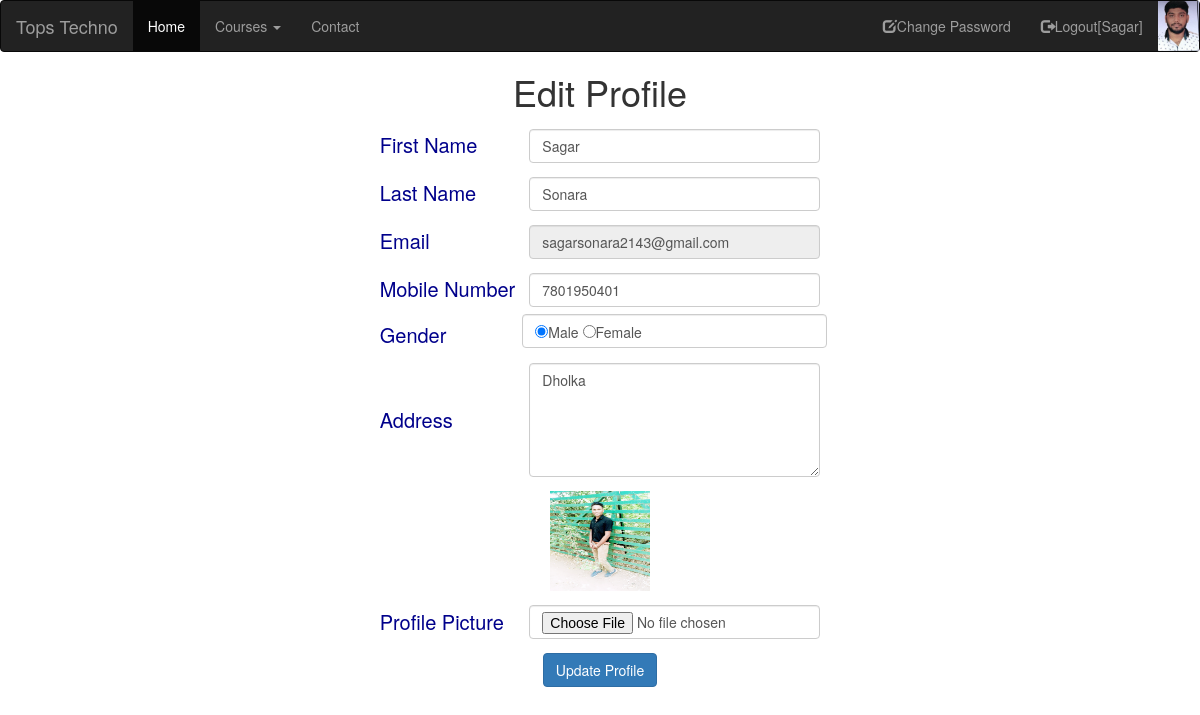
The app's page /profile (signed in), older data.
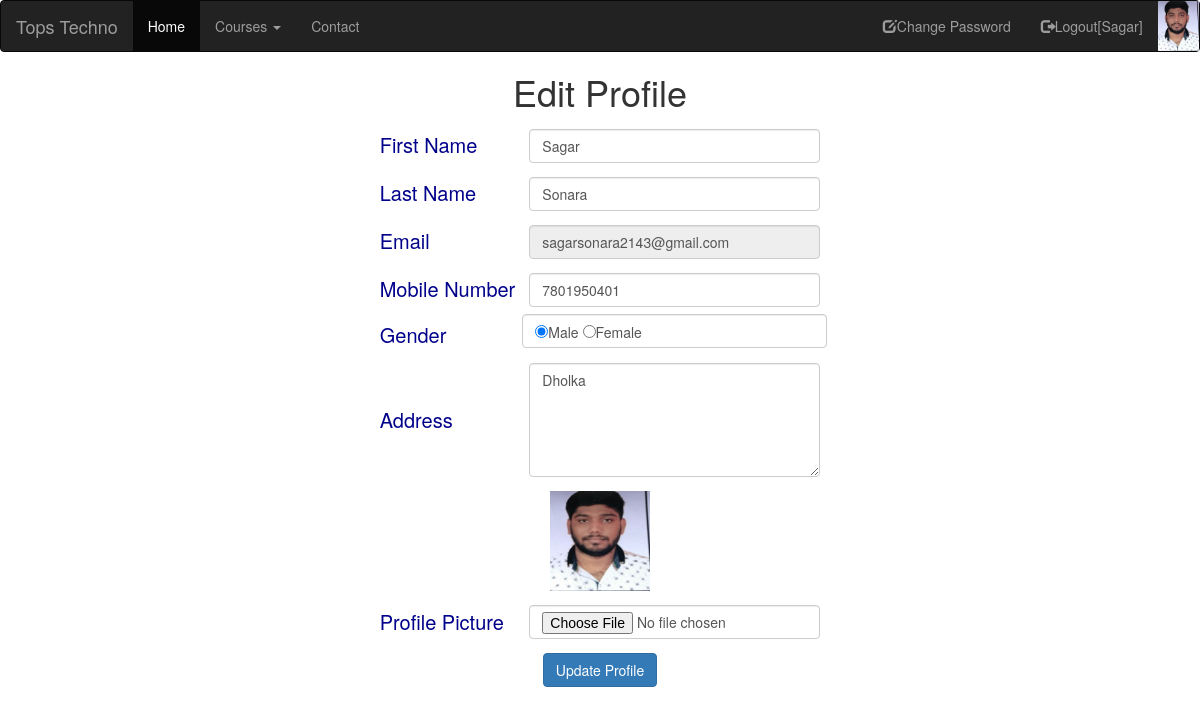
The same page, newer data.
### myapp/models.py (models this page shows, shortened)
class User(models.Model):
	fname=models.CharField(max_length=100)
	lname=models.CharField(max_length=100)
	email=models.EmailField()
	mobile=models.PositiveSmallIntegerField()
	gender=models.CharField(max_length=100)
	address=models.TextField()
	password=models.CharField(max_length=100)
	profile_pic=models.ImageField(upload_to="profile_pic/")

### myapp/views.py (the view)
# urls.py: path('profile',views.profile,name='profile'),
def profile(request):
	user = User.objects.get(email=request.session['email'])
	if request.method=="POST":
		user.fname=request.POST['fname']
		user.lname=request.POST['lname']
		user.mobile=request.POST['mobile']
		user.address=request.POST['address']
		user.gender=request.POST['gender']
		try:
			user.profile_pic=request.FILES['profile_pic']
		except:
			pass
		user.save()
		msg="Profile updated Successfully..!!"
		request.session['profile_pic']=user.profile_pic.url
		return render(request,'profile.html',{'user':user,'msg':msg})
	else:
		return render(request,'profile.html',{'user':user})

### myapp/templates/profile.html (shortened to what this page needs)
{% extends 'header.html' %}
{% block content %}
<!DOCTYPE html>
<html>
<head>
</head>
<body>
<center>
<h1>Edit Profile</h1>
<form method="post" action="{% url 'profile' %}" enctype="multipart/form-data">
			<table>
			<tr>
				<td>First Name</td>
				<td><input type="text" name="fname" class="form-control" value="{{user.fname}}"></td>
			</tr>
			<tr>
				<td>Last Name</td>
				<td><input type="text" name="lname" class="form-control" value="{{user.lname}}"></td>
			</tr>
			<tr>
				<td>Email</td>
				<td><input type="text" name="email" class="form-control" value="{{user.email}}" readonly></td>
			</tr>
			<tr>
				<td>Mobile Number</td>
				<td><input type="text" name="mobile" class="form-control" value="{{user.mobile}}"></td>
			</tr>
			<tr>
				<td>Gender</td>
				<td class="form-control">
					{% if gender == male%}
						<input type="radio" name="gender" value="male" checked>Male
						<input type="radio" name="gender" value="female">Female
					{% else %}
						<input type="radio" name="gender" value="male">Male
						<input type="radio" name="gender" value="female" checked>Female
					{% endif %}
				</td>
			</tr>
			<tr>
				<td>Address</td>
				<td><textarea rows="5" cols="22" name="address" class="form-control">{{user.address}}</textarea></td>
			</tr>
			<tr>
				<td colspan="2" align="center">
					<img src="{{user.profile_pic.url}}" width="100px" height="100px"></td>
			</tr>
			<tr>
				<td>Profile Picture</td>
				<td><input type="file" name="profile_pic" class="form-control"></td>
			</tr>
			<tr>
				<td colspan="2" align="center">
					<input type="submit" name="action" value="Update Profile" class="btn btn-primary">
				</td>
			</tr>
		</table>
</form>
</center>
</body>
</body>
</html>
{% endblock %}

### myapp/templates/header.html (shortened to what this page needs)
<!DOCTYPE html>
<html>
<head>
	<link rel="stylesheet" href="https://maxcdn.bootstrapcdn.com/bootstrap/3.4.1/css/bootstrap.min.css">
</head>
<body>
<nav class="navbar navbar-inverse">
  <div class="container-fluid">
    <div class="navbar-header">
      <a class="navbar-brand" href="/">Tops Techno</a>
    </div>
    <ul class="nav navbar-nav">
      <li class="active"><a href="/">Home</a></li>
      <li class="dropdown"><a class="dropdown-toggle" data-toggle="dropdown" href="#">Courses <span class="caret"></span></a>
      </li>
      <li><a href="{% url 'contact' %}">Contact</a></li>
    </ul>
    <ul class="nav navbar-nav navbar-right">
      {% if request.session.email %}
        <li><a href="{% url 'change_password' %}"><span class="glyphicon glyphicon-edit"></span>Change Password</a></li>
        <li><a href="{% url 'logout' %}"><span class="glyphicon glyphicon-log-out"></span>Logout[{{request.session.fname}}]</a></li>
        <a href="{% url 'profile' %}"><img src="{{request.session.profile_pic}}" height="50px" align="center" border-radius=50%></a>
      {% else %}
        <li><a href="{% url 'signup' %}"><span class="glyphicon glyphicon-user"></span> Sign Up</a></li>
        <li><a href="{% url 'login' %}"><span class="glyphicon glyphicon-log-in"></span>Login</a></li>
      {% endif %}
    </ul>
  </div>
</nav>
{% block content %}
{% endblock %}
</body>
</html>

### myapp/templates/header.html (style rules this page uses)
tr,td { padding: 7px; }

### myapp/templates/profile.html (style rules this page uses)
td { font-size: 20px; color: darkblue; }

Row changes from the older to the newer data that the page shows:
changed User "Sagar": profile_pic: a different picture
